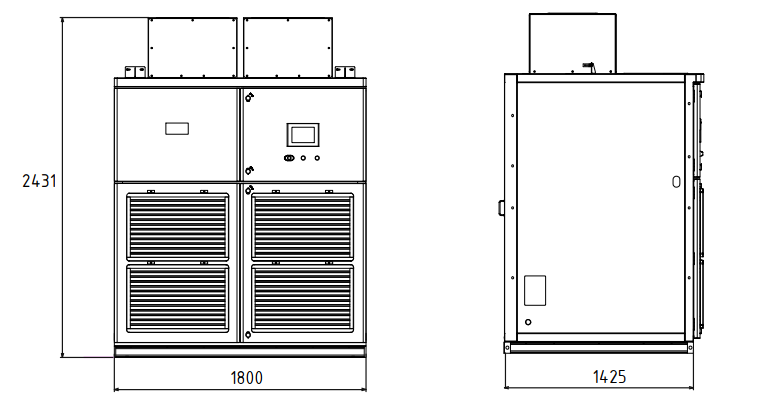
#> input picture assets/drawings1/PFN 10 kV.png, 760 x 410 px, given in place of clean.png, which was not available
$ python g1l_long.py '../../assets/drawings1/PFN 10 kV.png'
#> lines starting #> are read from the running program, lines starting #| are printed output that depends on the picture; pictures that were not available may be replaced by others from this repository, and a replacement may not be noted
from PIL import Image, ImageDraw, ImageFont
import numpy as np, sys
K = 4                                                        # масштаб
src = np.array(Image.open('clean.png').convert('RGB'))
src[:, 690:700] = 255                                        # остатки выносных у бокового вида
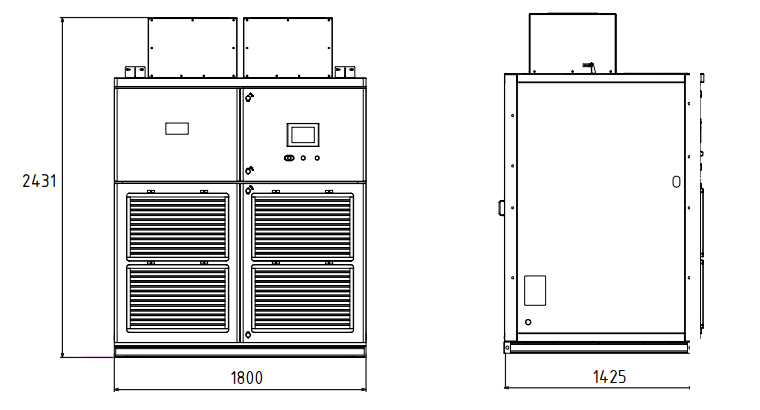
#> src: shape (410, 760, 3); mean R, G, B 230.9, 230.9, 230.9
src[60:70, 540:552] = 255                                    # точка у вентилятора
im = Image.fromarray(src).resize((src.shape[1] * K, src.shape[0] * K), Image.LANCZOS)
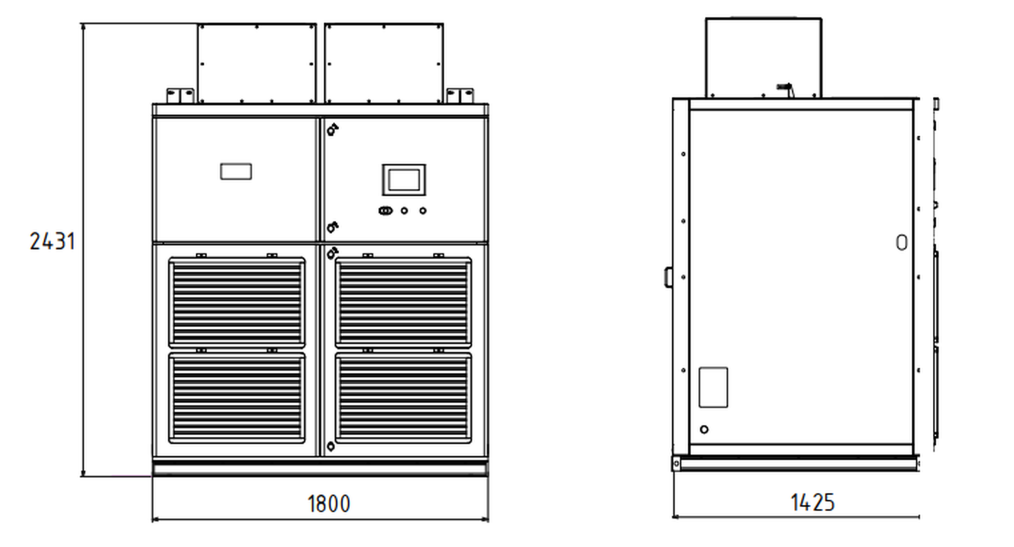
#> im: PIL image 3040x1640 RGB (shown at 1/3 size); mean R, G, B 230.3, 230.2, 230.2
# поля: снизу и справа место под размеры
W, H = im.size
#> W = 3040; H = 1640
canvas = Image.new('RGB', (W, H), 'white'); canvas.paste(im, (0, 0))
#> after `canvas = Image.new('RGB', (W, H), 'white')`: canvas: PIL image 3040x1640 RGB; every value is 255
d = ImageDraw.Draw(canvas)
font = ImageFont.truetype('/usr/share/fonts/truetype/liberation/LiberationSans-Regular.ttf', 15 * K)
LW = max(1, int(0.9 * K)); A = 9 * K; AW = 2.2 * K
def arrow(x, y, dx, dy):                                     # острие в (x, y), направление (dx, dy) — куда смотрит
    px, py = -dy, dx
    d.polygon([(x, y), (x - dx * A + px * AW, y - dy * A + py * AW), (x - dx * A - px * AW, y - dy * A - py * AW)], fill='black')
def hdim(x0, x1, yobj, yl, txt):
#> called with x0 = 110, x1 = 563, yobj = 350, yl = 395, txt = '4500 (ПЧ)'
    s = lambda v: v * K
    d.line([(s(x0), s(yobj + 3)), (s(x0), s(yl + 5))], fill='black', width=LW); d.line([(s(x1), s(yobj + 3)), (s(x1), s(yl + 5))], fill='black', width=LW)
    d.line([(s(x0), s(yl)), (s(x1), s(yl))], fill='black', width=LW); arrow(s(x0), s(yl), -1, 0); arrow(s(x1), s(yl), 1, 0)
    tw = d.textlength(txt, font=font); d.text(((s(x0) + s(x1) - tw) / 2, s(yl) - 20 * K), txt, font=font, fill='black')
#> after `tw = d.textlength(txt, font=font)`: tw = 273.2
def vdim(xobj0, xobj1, xl, y0, y1, txt):                     # y0 — низ, y1 — верх (в пикселях исходника)
#> called with xobj0 = 563, xobj1 = 552, xl = 620, y0 = 350, y1 = 66, txt = '../../assets/drawings1/PFN 10 kV.png'
    s = lambda v: v * K
    d.line([(s(xobj0 + 3), s(y0)), (s(xl + 5), s(y0))], fill='black', width=LW); d.line([(s(xobj1 + 3), s(y1)), (s(xl + 5), s(y1))], fill='black', width=LW)
    d.line([(s(xl), s(y0)), (s(xl), s(y1))], fill='black', width=LW); arrow(s(xl), s(y0), 0, 1); arrow(s(xl), s(y1), 0, -1)
    tw = int(d.textlength(txt, font=font)); t = Image.new('RGBA', (tw + 4, 20 * K), (255, 255, 255, 0))
#> after `tw = int(d.textlength(txt, font=font))`: tw = 981
    ImageDraw.Draw(t).text((2, 0), txt, font=font, fill='black'); t = t.rotate(90, expand=True)
#> after `ImageDraw.Draw(t).text((2, 0), txt, font=font, fill='black')`:
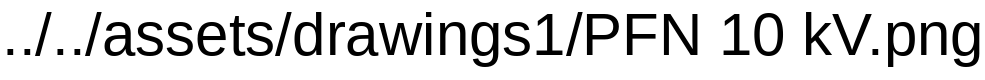
#> t: PIL image 985x80 RGBA; mean R, G, B, A 208.7, 208.7, 208.7, 38.1; transparent parts drawn white
#> after `t = t.rotate(90, expand=True)`:
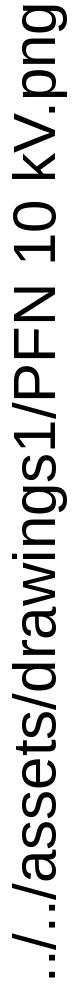
#> t: PIL image 80x985 RGBA; mean R, G, B, A 208.7, 208.7, 208.7, 38.1; transparent parts drawn white
    canvas.paste(t, (s(xl) - 21 * K, int((s(y0) + s(y1)) / 2 - t.size[1] / 2)), t)
Hh = sys.argv[1]
hdim(110, 563, 350, 395, '4500 (ПЧ)')
hdim(700, 846, 351, 395, '1500')
vdim(563, 552, 620, 350, 66, Hh)
canvas = canvas.crop((80 * K, 40 * K, 880 * K, 420 * K))
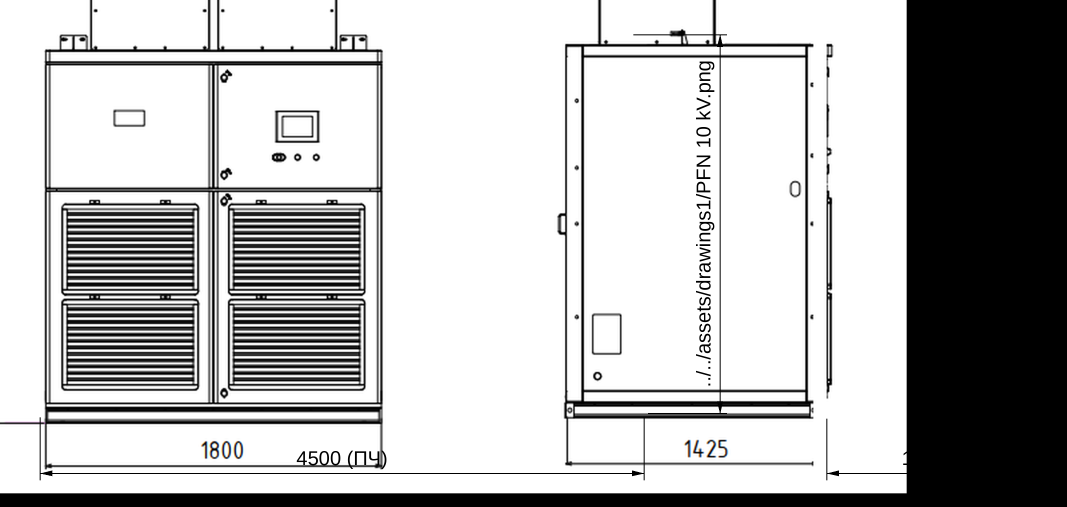
#> canvas: PIL image 3200x1520 RGB (shown at 1/3 size); mean R, G, B 185.4, 185.4, 185.4
canvas.save(f'R_G1L_{Hh}.png'); canvas.save(f'R_G1L_{Hh}.pdf', resolution=72 * K * 1.0)
print(canvas.size)
#| (3200, 1520)

$ run again, on assets/drawings1/PFN 6 kV.png
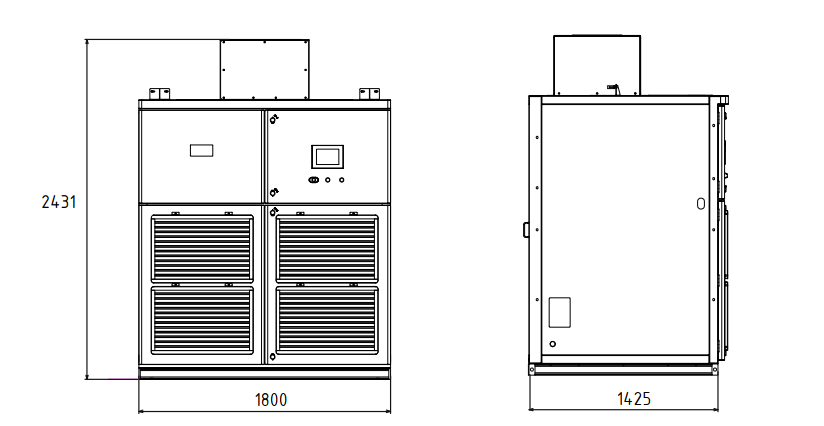
#> input picture assets/drawings1/PFN 6 kV.png, 824 x 426 px, given in place of clean.png, which was not available
#> in hdim, `tw = d.textlength(txt, font=font)`: tw = 273.2
#> in vdim, `tw = int(d.textlength(txt, font=font))`: tw = 948
#> in vdim, `t = t.rotate(90, expand=True)`:
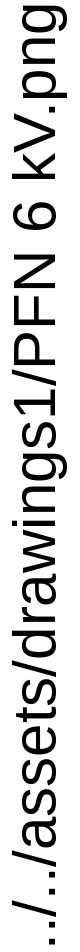
#> t: PIL image 80x952 RGBA; mean R, G, B, A 208.4, 208.4, 208.4, 38.3; transparent parts drawn white
#> `canvas = canvas.crop((80 * K, 40 * K, 880 * K, 420 * K))`:
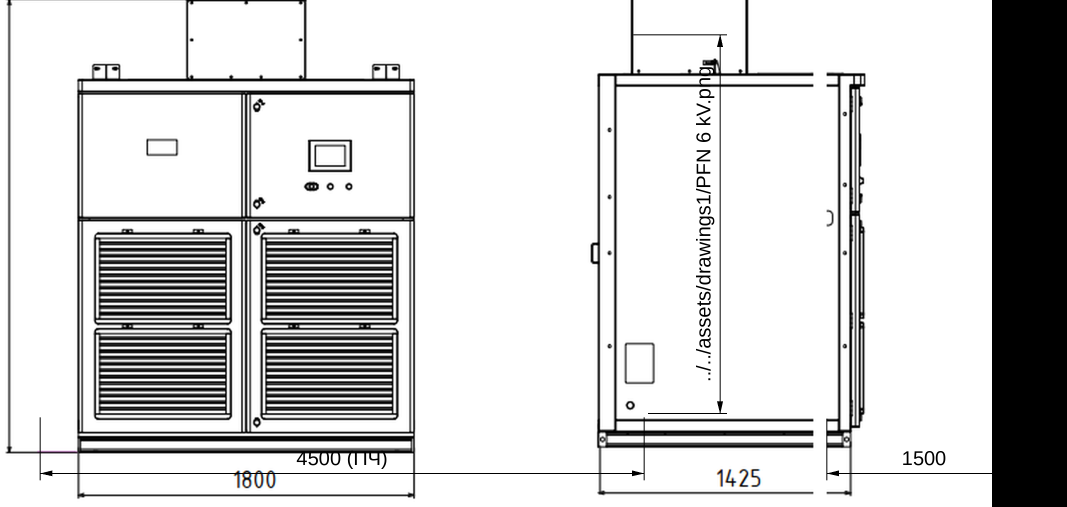
#> canvas: PIL image 3200x1520 RGB (shown at 1/3 size); mean R, G, B 210, 210, 210
#| (3200, 1520)
